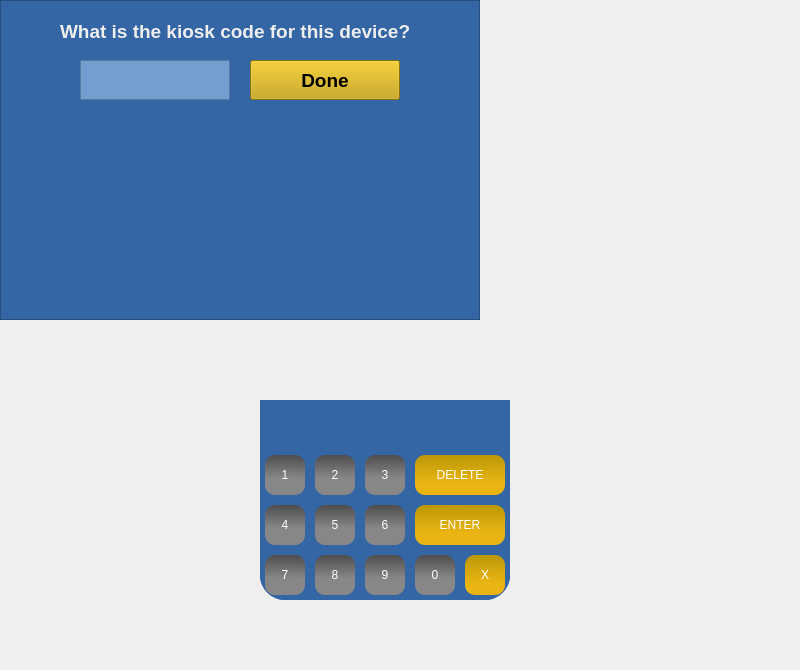
<?xml version="1.0" encoding="UTF-8"?>
<ui version="4.0">
 <class>MainWindow</class>
 <widget class="QMainWindow" name="MainWindow">
  <property name="geometry">
   <rect>
    <x>0</x>
    <y>0</y>
    <width>800</width>
    <height>670</height>
   </rect>
  </property>
  <property name="windowTitle">
   <string>MainWindow</string>
  </property>
  <widget class="QWidget" name="centralwidget">
   <widget class="QFrame" name="frame">
    <property name="geometry">
     <rect>
      <x>0</x>
      <y>0</y>
      <width>480</width>
      <height>320</height>
     </rect>
    </property>
    <property name="styleSheet">
     <string notr="true">background-color: rgb(52, 101, 164);</string>
    </property>
    <property name="frameShape">
     <enum>QFrame::StyledPanel</enum>
    </property>
    <property name="frameShadow">
     <enum>QFrame::Raised</enum>
    </property>
    <widget class="QLabel" name="label2">
     <property name="geometry">
      <rect>
       <x>60</x>
       <y>20</y>
       <width>360</width>
       <height>20</height>
      </rect>
     </property>
     <property name="font">
      <font>
       <pointsize>14</pointsize>
       <weight>75</weight>
       <bold>true</bold>
      </font>
     </property>
     <property name="text">
      <string>&lt;html&gt;&lt;head/&gt;&lt;body&gt;&lt;p&gt;&lt;span style=&quot; font-size:14pt; font-weight:600; color:#eeeeec;&quot;&gt;What is the kiosk code for this device?&lt;/span&gt;&lt;/p&gt;&lt;/body&gt;&lt;/html&gt;</string>
     </property>
    </widget>
    <widget class="QPushButton" name="pb1">
     <property name="geometry">
      <rect>
       <x>250</x>
       <y>60</y>
       <width>150</width>
       <height>40</height>
      </rect>
     </property>
     <property name="font">
      <font>
       <pointsize>14</pointsize>
       <weight>75</weight>
       <bold>true</bold>
      </font>
     </property>
     <property name="styleSheet">
      <string notr="true">background-color: rgb(196, 160, 0);</string>
     </property>
     <property name="text">
      <string>Done</string>
     </property>
    </widget>
    <widget class="QTextEdit" name="txtPassword">
     <property name="geometry">
      <rect>
       <x>80</x>
       <y>60</y>
       <width>150</width>
       <height>40</height>
      </rect>
     </property>
     <property name="styleSheet">
      <string notr="true">background-color: rgb(114, 159, 207);</string>
     </property>
    </widget>
   </widget>
   <widget class="QFrame" name="frame_numeric">
    <property name="geometry">
     <rect>
      <x>260</x>
      <y>400</y>
      <width>250</width>
      <height>200</height>
     </rect>
    </property>
    <property name="focusPolicy">
     <enum>Qt::ClickFocus</enum>
    </property>
    <property name="styleSheet">
     <string notr="true">background-color: rgb(52, 101, 164);
border-radius: 25px;
</string>
    </property>
    <property name="frameShape">
     <enum>QFrame::StyledPanel</enum>
    </property>
    <property name="frameShadow">
     <enum>QFrame::Raised</enum>
    </property>
    <widget class="QFrame" name="frame_3">
     <property name="geometry">
      <rect>
       <x>0</x>
       <y>50</y>
       <width>250</width>
       <height>150</height>
      </rect>
     </property>
     <property name="frameShape">
      <enum>QFrame::StyledPanel</enum>
     </property>
     <property name="frameShadow">
      <enum>QFrame::Raised</enum>
     </property>
     <widget class="QPushButton" name="btn1">
      <property name="geometry">
       <rect>
        <x>5</x>
        <y>5</y>
        <width>40</width>
        <height>40</height>
       </rect>
      </property>
      <property name="styleSheet">
       <string notr="true">
color: rgb(255, 255, 255);
font: 10pt &quot;Franklin Gothic Heavy&quot;;
border-radius:10px;
background-color:qlineargradient(spread:pad, x1:0.534091, y1:0, x2:0.522727, y2:1, stop:0 rgba(77, 77, 77, 255), stop:0.579545 rgba(135, 135, 135, 255));
</string>
      </property>
      <property name="text">
       <string>1</string>
      </property>
     </widget>
     <widget class="QPushButton" name="btn4">
      <property name="geometry">
       <rect>
        <x>5</x>
        <y>55</y>
        <width>40</width>
        <height>40</height>
       </rect>
      </property>
      <property name="styleSheet">
       <string notr="true">
color: rgb(255, 255, 255);
font: 10pt &quot;Franklin Gothic Heavy&quot;;
border-radius:10px;
background-color:qlineargradient(spread:pad, x1:0.534091, y1:0, x2:0.522727, y2:1, stop:0 rgba(77, 77, 77, 255), stop:0.579545 rgba(135, 135, 135, 255));
</string>
      </property>
      <property name="text">
       <string>4</string>
      </property>
     </widget>
     <widget class="QPushButton" name="btn7">
      <property name="geometry">
       <rect>
        <x>5</x>
        <y>105</y>
        <width>40</width>
        <height>40</height>
       </rect>
      </property>
      <property name="styleSheet">
       <string notr="true">
color: rgb(255, 255, 255);
font: 10pt &quot;Franklin Gothic Heavy&quot;;
border-radius:10px;
background-color:qlineargradient(spread:pad, x1:0.534091, y1:0, x2:0.522727, y2:1, stop:0 rgba(77, 77, 77, 255), stop:0.579545 rgba(135, 135, 135, 255));
</string>
      </property>
      <property name="text">
       <string>7</string>
      </property>
     </widget>
     <widget class="QPushButton" name="btn2">
      <property name="geometry">
       <rect>
        <x>55</x>
        <y>5</y>
        <width>40</width>
        <height>40</height>
       </rect>
      </property>
      <property name="styleSheet">
       <string notr="true">
color: rgb(255, 255, 255);
font: 10pt &quot;Franklin Gothic Heavy&quot;;
border-radius:10px;
background-color:qlineargradient(spread:pad, x1:0.534091, y1:0, x2:0.522727, y2:1, stop:0 rgba(77, 77, 77, 255), stop:0.579545 rgba(135, 135, 135, 255));
</string>
      </property>
      <property name="text">
       <string>2</string>
      </property>
     </widget>
     <widget class="QPushButton" name="btn5">
      <property name="geometry">
       <rect>
        <x>55</x>
        <y>55</y>
        <width>40</width>
        <height>40</height>
       </rect>
      </property>
      <property name="styleSheet">
       <string notr="true">
color: rgb(255, 255, 255);
font: 10pt &quot;Franklin Gothic Heavy&quot;;
border-radius:10px;
background-color:qlineargradient(spread:pad, x1:0.534091, y1:0, x2:0.522727, y2:1, stop:0 rgba(77, 77, 77, 255), stop:0.579545 rgba(135, 135, 135, 255));
</string>
      </property>
      <property name="text">
       <string>5</string>
      </property>
     </widget>
     <widget class="QPushButton" name="btn8">
      <property name="geometry">
       <rect>
        <x>55</x>
        <y>105</y>
        <width>40</width>
        <height>40</height>
       </rect>
      </property>
      <property name="styleSheet">
       <string notr="true">
color: rgb(255, 255, 255);
font: 10pt &quot;Franklin Gothic Heavy&quot;;
border-radius:10px;
background-color:qlineargradient(spread:pad, x1:0.534091, y1:0, x2:0.522727, y2:1, stop:0 rgba(77, 77, 77, 255), stop:0.579545 rgba(135, 135, 135, 255));
</string>
      </property>
      <property name="text">
       <string>8</string>
      </property>
     </widget>
     <widget class="QPushButton" name="btn3">
      <property name="geometry">
       <rect>
        <x>105</x>
        <y>5</y>
        <width>40</width>
        <height>40</height>
       </rect>
      </property>
      <property name="styleSheet">
       <string notr="true">
color: rgb(255, 255, 255);
font: 10pt &quot;Franklin Gothic Heavy&quot;;
border-radius:10px;
background-color:qlineargradient(spread:pad, x1:0.534091, y1:0, x2:0.522727, y2:1, stop:0 rgba(77, 77, 77, 255), stop:0.579545 rgba(135, 135, 135, 255));
</string>
      </property>
      <property name="text">
       <string>3</string>
      </property>
     </widget>
     <widget class="QPushButton" name="btn6">
      <property name="geometry">
       <rect>
        <x>105</x>
        <y>55</y>
        <width>40</width>
        <height>40</height>
       </rect>
      </property>
      <property name="styleSheet">
       <string notr="true">
color: rgb(255, 255, 255);
font: 10pt &quot;Franklin Gothic Heavy&quot;;
border-radius:10px;
background-color:qlineargradient(spread:pad, x1:0.534091, y1:0, x2:0.522727, y2:1, stop:0 rgba(77, 77, 77, 255), stop:0.579545 rgba(135, 135, 135, 255));
</string>
      </property>
      <property name="text">
       <string>6</string>
      </property>
     </widget>
     <widget class="QPushButton" name="btn9">
      <property name="geometry">
       <rect>
        <x>105</x>
        <y>105</y>
        <width>40</width>
        <height>40</height>
       </rect>
      </property>
      <property name="styleSheet">
       <string notr="true">
color: rgb(255, 255, 255);
font: 10pt &quot;Franklin Gothic Heavy&quot;;
border-radius:10px;
background-color:qlineargradient(spread:pad, x1:0.534091, y1:0, x2:0.522727, y2:1, stop:0 rgba(77, 77, 77, 255), stop:0.579545 rgba(135, 135, 135, 255));
</string>
      </property>
      <property name="text">
       <string>9</string>
      </property>
     </widget>
     <widget class="QPushButton" name="btn0">
      <property name="geometry">
       <rect>
        <x>155</x>
        <y>105</y>
        <width>40</width>
        <height>40</height>
       </rect>
      </property>
      <property name="styleSheet">
       <string notr="true">
color: rgb(255, 255, 255);
font: 10pt &quot;Franklin Gothic Heavy&quot;;
border-radius:10px;
background-color:qlineargradient(spread:pad, x1:0.534091, y1:0, x2:0.522727, y2:1, stop:0 rgba(77, 77, 77, 255), stop:0.579545 rgba(135, 135, 135, 255));
</string>
      </property>
      <property name="text">
       <string>0</string>
      </property>
     </widget>
     <widget class="QPushButton" name="btnDelete">
      <property name="geometry">
       <rect>
        <x>155</x>
        <y>5</y>
        <width>90</width>
        <height>40</height>
       </rect>
      </property>
      <property name="styleSheet">
       <string notr="true">
color: rgb(255, 255, 255);
font: 10pt &quot;Franklin Gothic Heavy&quot;;
border-radius:10px;
background-color: qlineargradient(spread:pad, x1:0.460227, y1:0, x2:0.466, y2:1, stop:0 rgba(187, 152, 9, 255), stop:0.704545 rgba(234, 181, 19, 255));</string>
      </property>
      <property name="text">
       <string>DELETE</string>
      </property>
     </widget>
     <widget class="QPushButton" name="btnEnter">
      <property name="geometry">
       <rect>
        <x>155</x>
        <y>55</y>
        <width>90</width>
        <height>40</height>
       </rect>
      </property>
      <property name="styleSheet">
       <string notr="true">
color: rgb(255, 255, 255);
font: 10pt &quot;Franklin Gothic Heavy&quot;;
border-radius:10px;
background-color: qlineargradient(spread:pad, x1:0.460227, y1:0, x2:0.466, y2:1, stop:0 rgba(187, 152, 9, 255), stop:0.704545 rgba(234, 181, 19, 255));</string>
      </property>
      <property name="text">
       <string>ENTER</string>
      </property>
     </widget>
     <widget class="QPushButton" name="btnx">
      <property name="geometry">
       <rect>
        <x>205</x>
        <y>105</y>
        <width>40</width>
        <height>40</height>
       </rect>
      </property>
      <property name="styleSheet">
       <string notr="true">
color: rgb(255, 255, 255);
font: 10pt &quot;Franklin Gothic Heavy&quot;;
border-radius:10px;
background-color: qlineargradient(spread:pad, x1:0.460227, y1:0, x2:0.466, y2:1, stop:0 rgba(187, 152, 9, 255), stop:0.704545 rgba(234, 181, 19, 255));</string>
      </property>
      <property name="text">
       <string>X</string>
      </property>
     </widget>
    </widget>
    <widget class="QLineEdit" name="txtKeyboard">
     <property name="geometry">
      <rect>
       <x>0</x>
       <y>0</y>
       <width>250</width>
       <height>40</height>
      </rect>
     </property>
     <property name="styleSheet">
      <string notr="true">color: rgb(52, 101, 164);</string>
     </property>
    </widget>
   </widget>
  </widget>
 </widget>
 <resources/>
 <connections/>
</ui>
